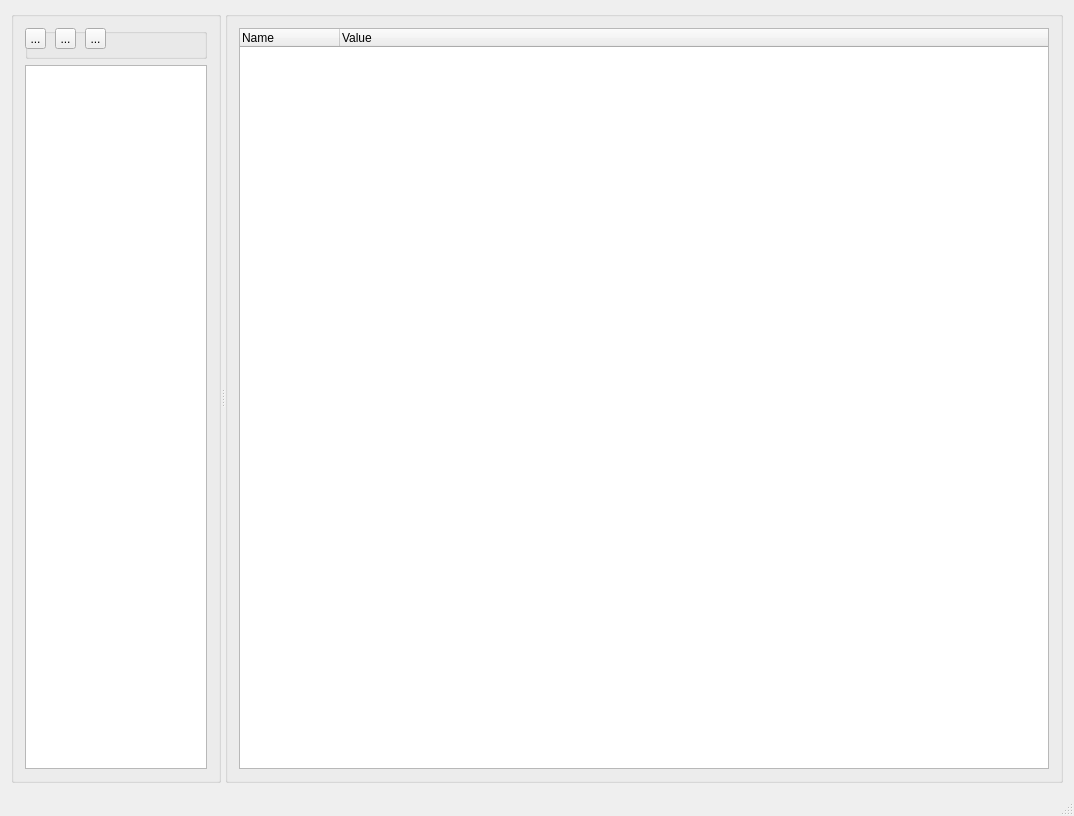
<?xml version="1.0" encoding="UTF-8"?>
<ui version="4.0">
 <class>QtGuiApplicationClass</class>
 <widget class="QMainWindow" name="QtGuiApplicationClass">
  <property name="geometry">
   <rect>
    <x>0</x>
    <y>0</y>
    <width>1074</width>
    <height>816</height>
   </rect>
  </property>
  <property name="windowTitle">
   <string>Render Editor</string>
  </property>
  <widget class="QWidget" name="centralWidget">
   <layout class="QHBoxLayout" name="horizontalLayout">
    <item>
     <widget class="QSplitter" name="splitter">
      <property name="orientation">
       <enum>Qt::Horizontal</enum>
      </property>
      <widget class="QGroupBox" name="groupBox_3">
       <property name="sizePolicy">
        <sizepolicy hsizetype="Preferred" vsizetype="Preferred">
         <horstretch>1</horstretch>
         <verstretch>0</verstretch>
        </sizepolicy>
       </property>
       <property name="title">
        <string/>
       </property>
       <layout class="QVBoxLayout" name="verticalLayout">
        <item>
         <widget class="QGroupBox" name="groupBox">
          <property name="minimumSize">
           <size>
            <width>0</width>
            <height>21</height>
           </size>
          </property>
          <property name="title">
           <string/>
          </property>
          <widget class="QToolButton" name="addButton">
           <property name="geometry">
            <rect>
             <x>0</x>
             <y>0</y>
             <width>21</width>
             <height>21</height>
            </rect>
           </property>
           <property name="maximumSize">
            <size>
             <width>21</width>
             <height>21</height>
            </size>
           </property>
           <property name="text">
            <string>...</string>
           </property>
           <property name="icon">
            <iconset resource="QtGuiApplication.qrc">
             <normaloff>:/png/add.png</normaloff>:/png/add.png</iconset>
           </property>
          </widget>
          <widget class="QToolButton" name="saveButton">
           <property name="geometry">
            <rect>
             <x>60</x>
             <y>0</y>
             <width>21</width>
             <height>21</height>
            </rect>
           </property>
           <property name="maximumSize">
            <size>
             <width>21</width>
             <height>21</height>
            </size>
           </property>
           <property name="text">
            <string>...</string>
           </property>
           <property name="icon">
            <iconset resource="QtGuiApplication.qrc">
             <normaloff>:/png/save.png</normaloff>:/png/save.png</iconset>
           </property>
          </widget>
          <widget class="QToolButton" name="removeButton">
           <property name="geometry">
            <rect>
             <x>30</x>
             <y>0</y>
             <width>21</width>
             <height>21</height>
            </rect>
           </property>
           <property name="maximumSize">
            <size>
             <width>21</width>
             <height>21</height>
            </size>
           </property>
           <property name="text">
            <string>...</string>
           </property>
           <property name="icon">
            <iconset resource="QtGuiApplication.qrc">
             <normaloff>:/png/delete.png</normaloff>:/png/delete.png</iconset>
           </property>
          </widget>
         </widget>
        </item>
        <item>
         <widget class="QListWidget" name="listWidget"/>
        </item>
       </layout>
      </widget>
      <widget class="QGroupBox" name="groupBox_4">
       <property name="sizePolicy">
        <sizepolicy hsizetype="Preferred" vsizetype="Preferred">
         <horstretch>4</horstretch>
         <verstretch>0</verstretch>
        </sizepolicy>
       </property>
       <property name="title">
        <string/>
       </property>
       <layout class="QVBoxLayout" name="verticalLayout_2">
        <item>
         <widget class="QTreeWidget" name="treeWidget">
          <property name="contextMenuPolicy">
           <enum>Qt::CustomContextMenu</enum>
          </property>
          <column>
           <property name="text">
            <string>Name</string>
           </property>
          </column>
          <column>
           <property name="text">
            <string>Value</string>
           </property>
          </column>
         </widget>
        </item>
       </layout>
      </widget>
     </widget>
    </item>
   </layout>
  </widget>
  <widget class="QMenuBar" name="menuBar">
   <property name="geometry">
    <rect>
     <x>0</x>
     <y>0</y>
     <width>1074</width>
     <height>26</height>
    </rect>
   </property>
  </widget>
  <widget class="QStatusBar" name="statusBar"/>
 </widget>
 <layoutdefault spacing="6" margin="11"/>
 <resources>
  <include location="QtGuiApplication.qrc"/>
 </resources>
 <connections/>
</ui>
